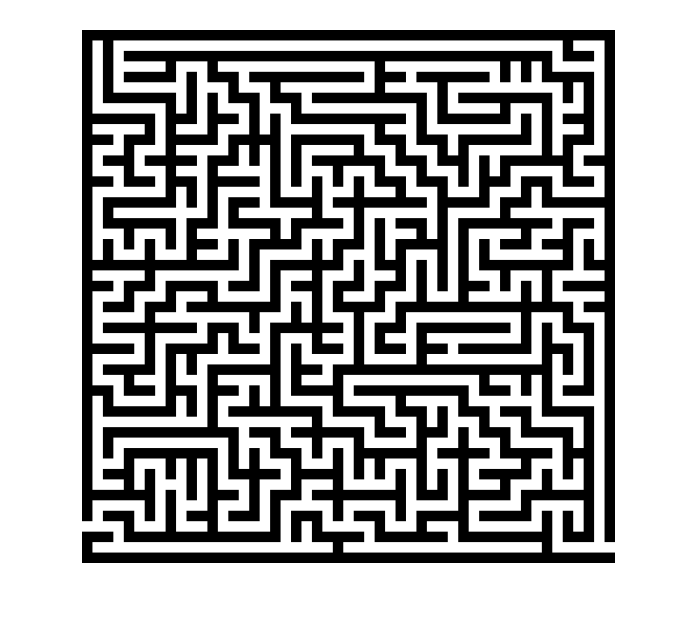
#> input picture maze1.png, 697 x 619 px
$ jupyter execute --allow-errors project.ipynb   (shell and % lines are left out)
#> lines starting #> are read from the running program, lines starting #| are printed output that depends on the picture; after the words box and inside, x2 and y2 are one past the last pixel; in counts of white or black regions, pixels touching at a corner belong together
[cell 1]
import matplotlib.pyplot as plt
import cv2
import numpy as np
import os

from AStar_maze_solver import MazeSolver, manhattan, euclidean, squared_euclidean, infinity_norm_distance

heuristics = [manhattan, euclidean, infinity_norm_distance, squared_euclidean]

os.makedirs("easy_maze", exist_ok=True)
os.makedirs("hard_maze", exist_ok=True)

## EasyMaze

[cell 2]
maze_easy = cv2.imread("maze1.png", 0)
#> maze_easy is the input picture: shape (619, 697); min 0, max 255, mean 167.9
_, maze_easy = cv2.threshold(maze_easy, 0, 255, cv2.THRESH_BINARY+cv2.THRESH_OTSU)
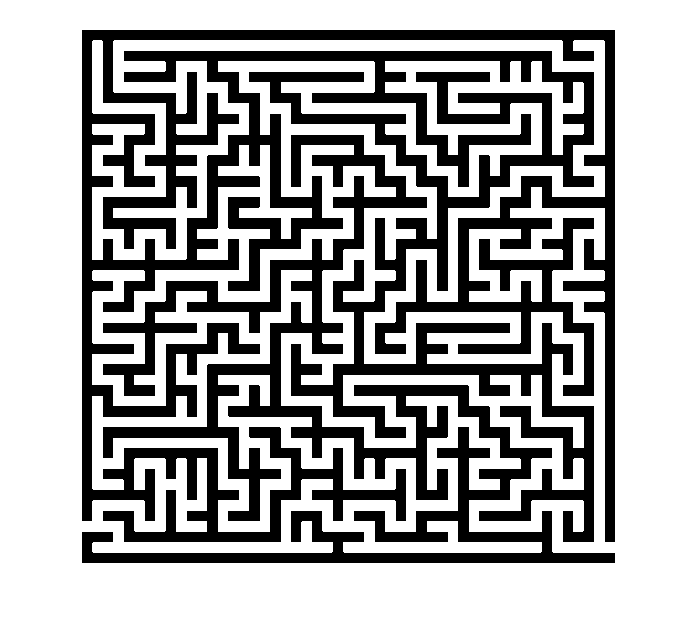
#> maze_easy: shape (619, 697); 66.3% white; 2 black regions, box (x1, y1, x2, y2) and area: (82, 30, 615, 542) 105607, (82, 135, 615, 563) 39808
maze_easy = maze_easy[33:-60, 83:-83]
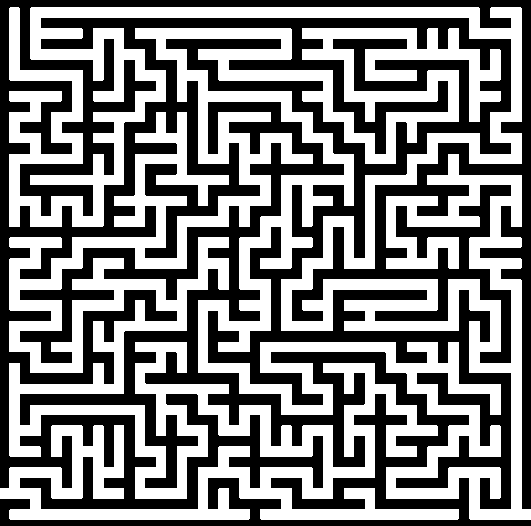
#> maze_easy: shape (526, 531); 49.6% white; 1 white region, box (x1, y1, x2, y2) and area: (0, 7, 531, 520) 138652
start_point = (495, 0)
goal_point = (515, 528)
kernel = np.ones((7, 7),np.uint8)
maze_easy = cv2.erode(maze_easy, kernel, iterations = 1)
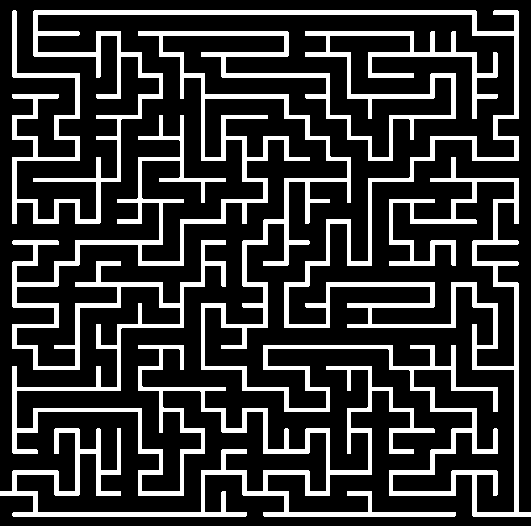
#> maze_easy: shape (526, 531); 21.5% white; 1 white region, box (x1, y1, x2, y2) and area: (0, 10, 531, 517) 60154

plt.figure(figsize=(15, 30))
#> (the rest of this cell did not finish here and is left out)

# Hard Maze

[cell 3]
maze_hard = cv2.imread("maze2.jpg", 0)
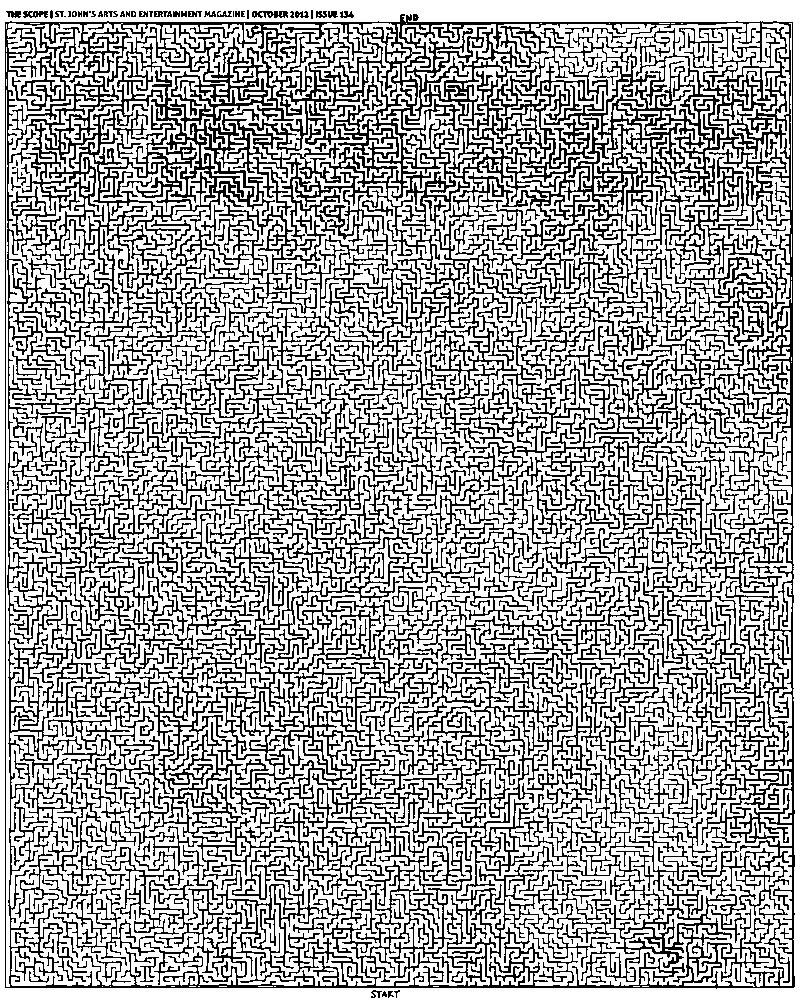
#> input picture maze2.jpg, 800 x 1002 px
#> maze_hard is the input picture: shape (1002, 800); min 0, max 255, mean 167.6
_, maze_hard = cv2.threshold(maze_hard, 0, 255, cv2.THRESH_BINARY+cv2.THRESH_OTSU)
#> maze_hard: shape (1002, 800); 66.2% white; black in thin lines or dots
maze_hard = maze_hard[20:-15, 5:-10]
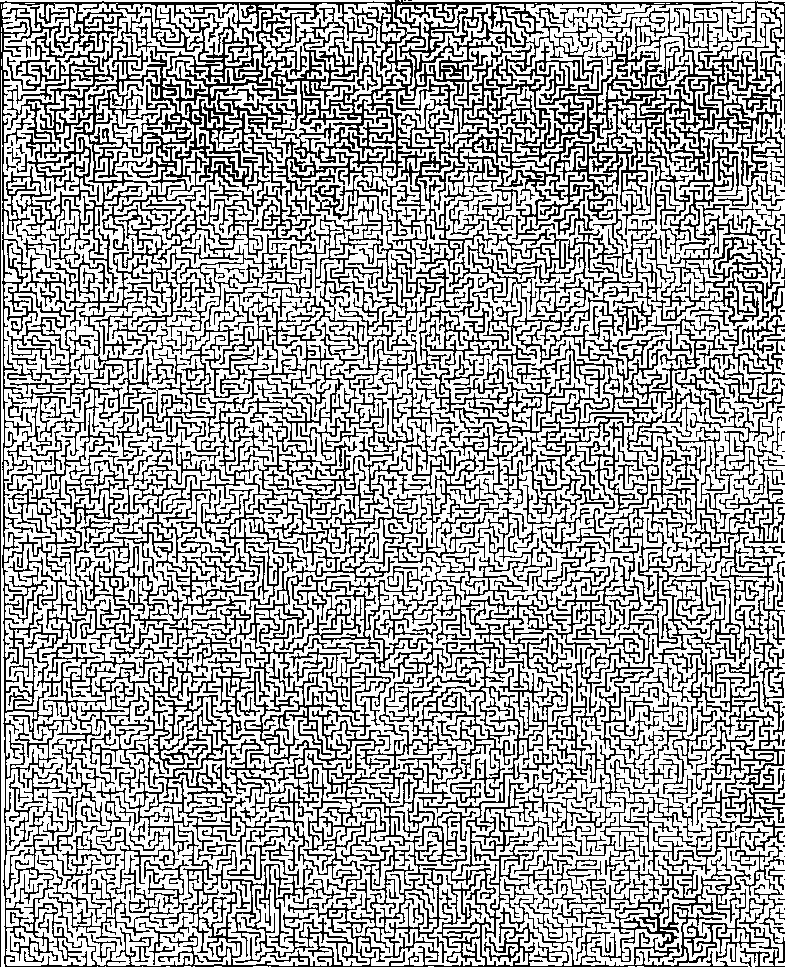
#> maze_hard: shape (967, 785); 64.9% white; black in thin lines or dots
maze_hard[:, 0] = 0
#> maze_hard: shape (967, 785); 64.9% white; black in thin lines or dots
maze_hard[:, -1] = 0
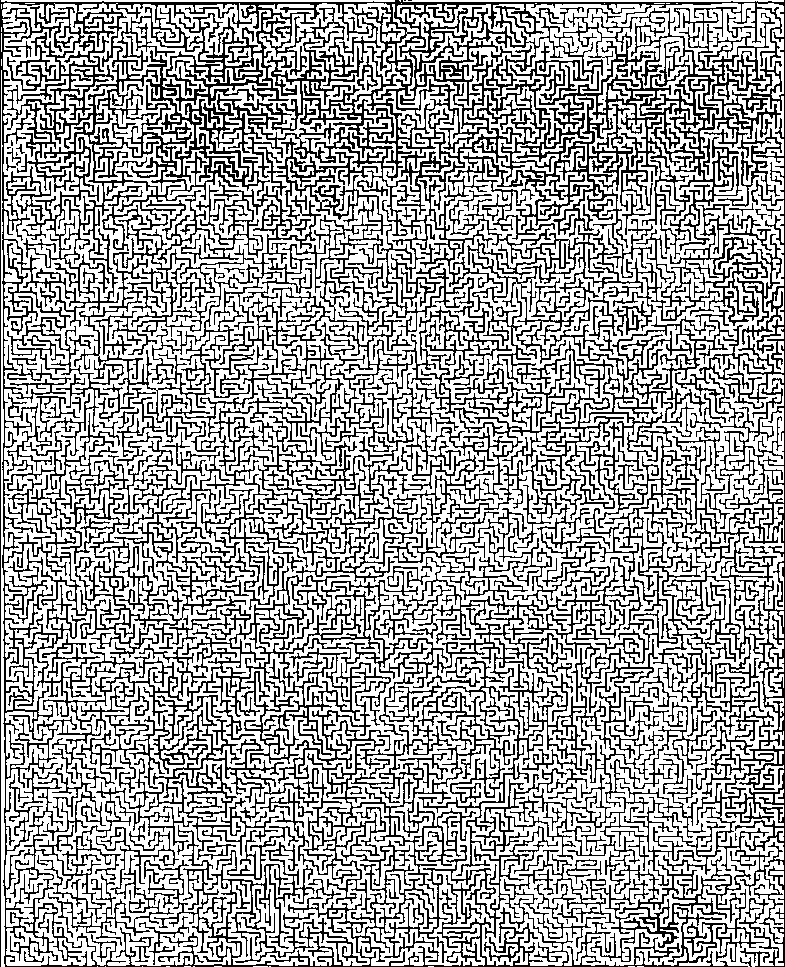
#> maze_hard: shape (967, 785); 64.8% white; black in thin lines or dots
maze_hard[-1, :] = 0
#> maze_hard: shape (967, 785); 64.8% white; black in thin lines or dots

start_point = (964, 375)
goal_point = (4, 393)

plt.figure(figsize=(15, 30))

#> (the rest of this cell did not finish here and is left out)
